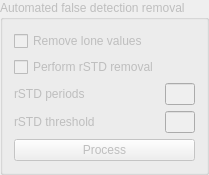
               <widget class="QGroupBox" name="groupBox_16">
                <property name="enabled">
                 <bool>false</bool>
                </property>
                <property name="title">
                 <string>Automated false detection removal</string>
                </property>
                <layout class="QGridLayout" name="gridLayout_15">
                 <item row="0" column="0">
                  <widget class="QCheckBox" name="removelonersCheckBox_2">
                   <property name="text">
                    <string>Remove lone values</string>
                   </property>
                  </widget>
                 </item>
                 <item row="1" column="0">
                  <widget class="QCheckBox" name="rSTDCheckBox_2">
                   <property name="text">
                    <string>Perform rSTD removal</string>
                   </property>
                  </widget>
                 </item>
                 <item row="2" column="0">
                  <widget class="QLabel" name="label_24">
                   <property name="text">
                    <string>rSTD periods</string>
                   </property>
                  </widget>
                 </item>
                 <item row="2" column="1">
                  <widget class="QLineEdit" name="rstd_periods_LineEdit_2">
                   <property name="sizePolicy">
                    <sizepolicy hsizetype="Fixed" vsizetype="Fixed">
                     <horstretch>0</horstretch>
                     <verstretch>0</verstretch>
                    </sizepolicy>
                   </property>
                   <property name="maximumSize">
                    <size>
                     <width>30</width>
                     <height>16777215</height>
                    </size>
                   </property>
                  </widget>
                 </item>
                 <item row="3" column="0">
                  <widget class="QLabel" name="label_25">
                   <property name="text">
                    <string>rSTD threshold</string>
                   </property>
                  </widget>
                 </item>
                 <item row="3" column="1">
                  <widget class="QLineEdit" name="rstd_threshold_LineEdit_2">
                   <property name="sizePolicy">
                    <sizepolicy hsizetype="Fixed" vsizetype="Fixed">
                     <horstretch>0</horstretch>
                     <verstretch>0</verstretch>
                    </sizepolicy>
                   </property>
                   <property name="maximumSize">
                    <size>
                     <width>30</width>
                     <height>16777215</height>
                    </size>
                   </property>
                  </widget>
                 </item>
                 <item row="4" column="0" colspan="2">
                  <widget class="QPushButton" name="ppExecute_B">
                   <property name="text">
                    <string>Process</string>
                   </property>
                  </widget>
                 </item>
                </layout>
               </widget>
